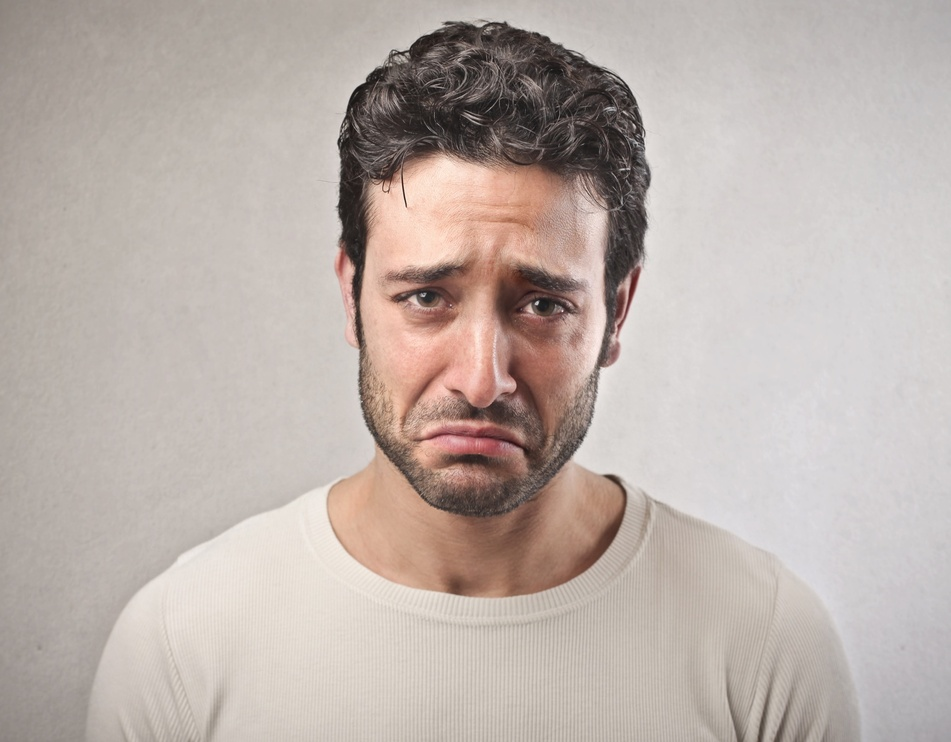
#> input picture LR1/images/test_1.jpeg, 951 x 742 px, shrunk from 2048 x 1599 before the run
$ jupyter execute --allow-errors main.ipynb
#> lines starting #> are read from the running program, lines starting #| are printed output that depends on the picture; after the words box and inside, x2 and y2 are one past the last pixel; in counts of white or black regions, pixels touching at a corner belong together
[cell 1]
import cv2
import numpy as np
import matplotlib.pyplot as plt
path = r'images/test_1.jpeg'

[cell 2]
image = cv2.imread(path, cv2.IMREAD_COLOR)
#> image is the input picture: shape (742, 951, 3); mean B, G, R 170.9, 176.9, 188.3
plt.imshow(cv2.cvtColor(image, cv2.COLOR_BGR2RGB))
plt.show()
gray_scale_image = cv2.cvtColor(image, cv2.COLOR_BGR2GRAY)
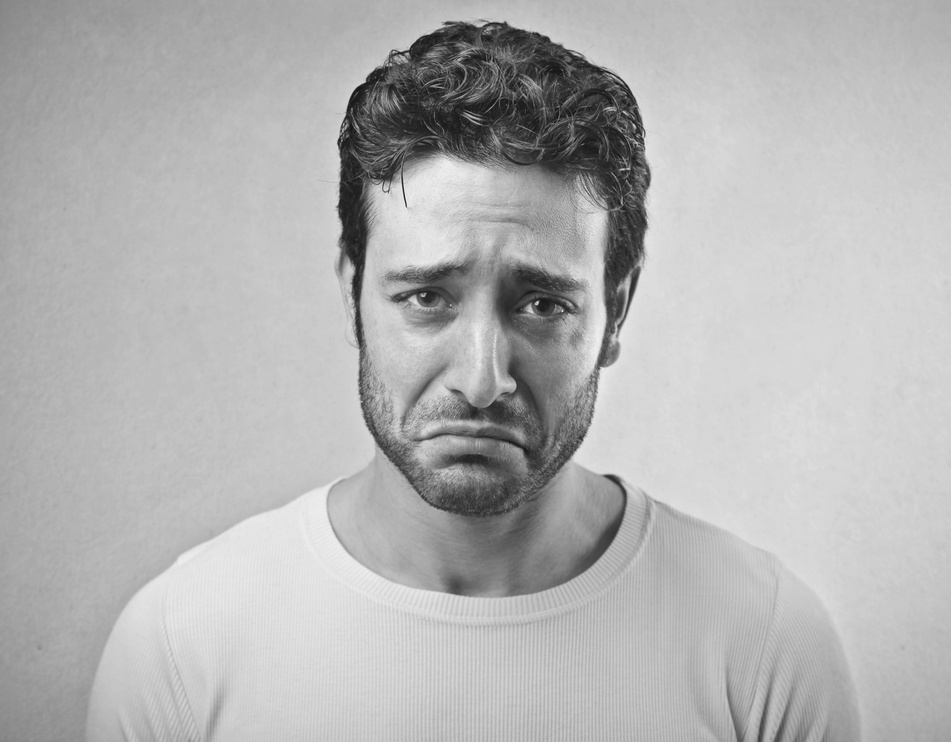
#> gray_scale_image: shape (742, 951); min 17, max 242, mean 179.6
print(gray_scale_image)
#> (printed output is left out)

[cell 3]
haarcascade = cv2.CascadeClassifier('cascades/haarcascade_frontalface_default.xml')
faces = haarcascade.detectMultiScale(image, 1.1, 9)
#> faces = [[319, 171, 336, 336]]
faces
#> Out = [[319, 171, 336, 336]]

[cell 4]
for face in faces:
    cv2.rectangle(image, (face[0], face[1]), (face[0] + face[2], face[1] + face[3]), (255, 255, 0), 10)
#> this loop made 1 pass
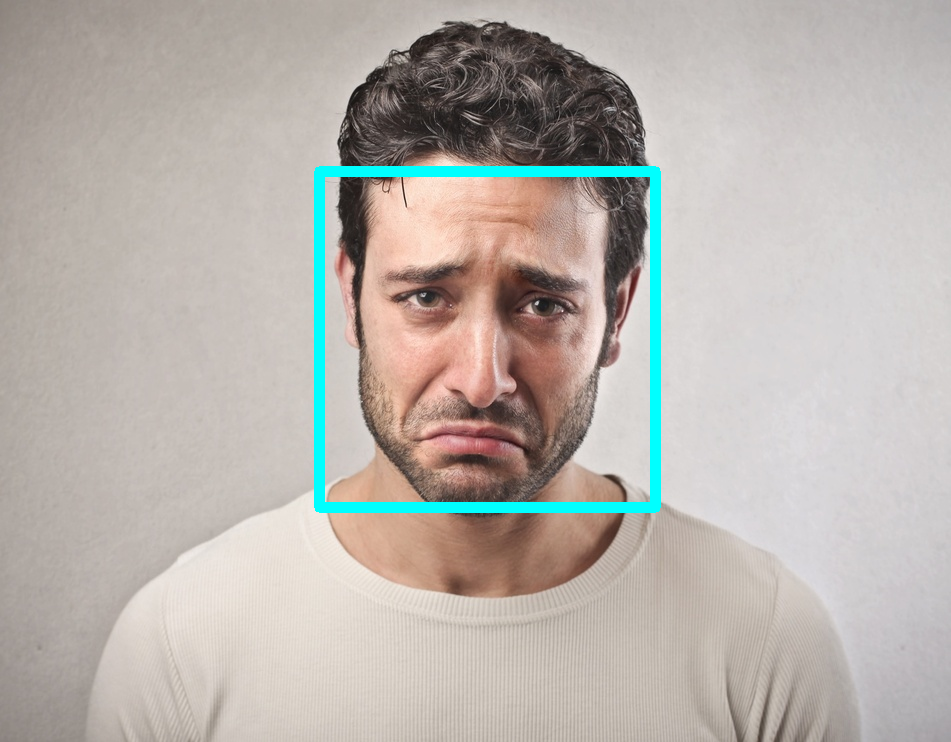
#> image: shape (742, 951, 3); 2.09% of pixels changed, all inside (x1, y1, x2, y2) = (314, 166, 661, 513)
plt.imshow(cv2.cvtColor(image, cv2.COLOR_BGR2RGB))
plt.show()
